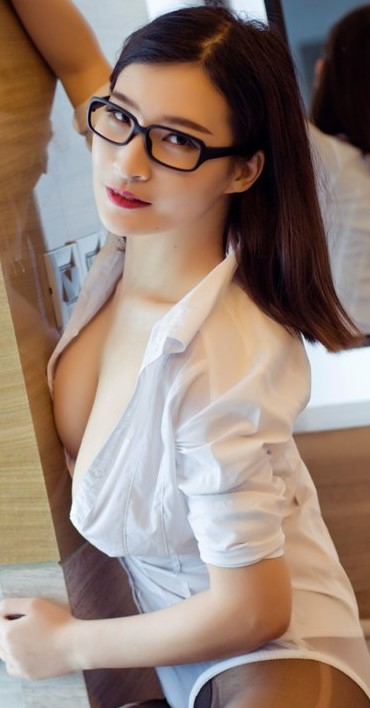
#> input picture fun_test/uires/image/girl.png, 370 x 708 px
$ python generate_icons.py ../fun_test/uires/image/girl.png
#> lines starting #> are read from the running program, lines starting #| are printed output that depends on the picture
#!/usr/bin/env python3
# -*- coding: utf-8 -*-
"""
生成Windows ICO和macOS ICNS图标文件

使用方法:
python generate_icons.py input.png

输入:
input.png - 256x256的PNG图片

输出:
- input.ico - Windows ICO图标文件
- input.icns - macOS ICNS图标文件
"""

import os
import sys
import tempfile
import subprocess
from PIL import Image

def generate_ico(input_path, output_path):
    """生成Windows ICO文件"""
#> called with input_path = '../fun_test/uires/image/girl.png', output_path = '../fun_test/uires/image/girl.ico'
    try:
        # 打开输入图片
        img = Image.open(input_path)
#> img is the input picture: PIL image 370x708 RGB; mean R, G, B 148.8, 128.4, 117.3

        # 确保图片尺寸是256x256
        if img.size != (256, 256):
            print(f"警告: 输入图片尺寸不是256x256，当前尺寸: {img.size}")
#| 警告: 输入图片尺寸不是256x256，当前尺寸: (370, 708)
            img = img.resize((256, 256), Image.Resampling.LANCZOS)
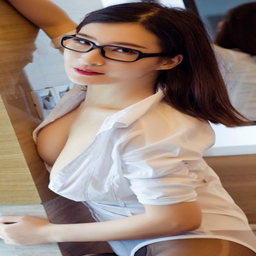
#> img: PIL image 256x256 RGB; mean R, G, B 148.8, 128.4, 117.3

        # 保存为ICO文件
        img.save(output_path, format='ICO', sizes=[(16, 16), (32, 32), (48, 48), (64, 64), (128, 128), (256, 256)])
        print(f"成功生成ICO文件: {output_path}")
        return True
    except Exception as e:
        print(f"生成ICO文件失败: {e}")
        return False

def generate_icns(input_path, output_path):
    """生成macOS ICNS文件"""
#> called with input_path = '../fun_test/uires/image/girl.png', output_path = '../fun_test/uires/image/girl.icns'
    try:
        # 创建临时目录
        with tempfile.TemporaryDirectory() as temp_dir:
            # 打开输入图片
            img = Image.open(input_path)

            # 确保图片尺寸是256x256
            if img.size != (256, 256):
                print(f"警告: 输入图片尺寸不是256x256，当前尺寸: {img.size}")
#| 警告: 输入图片尺寸不是256x256，当前尺寸: (370, 708)
                img = img.resize((256, 256), Image.Resampling.LANCZOS)

            # 生成不同尺寸的PNG图片
            sizes = [16, 32, 64, 128, 256, 512, 1024]
            for size in sizes:
                # 生成标准尺寸
                resized = img.resize((size, size), Image.Resampling.LANCZOS)
                resized.save(os.path.join(temp_dir, f"icon_{size}x{size}.png"))

                # 生成@2x尺寸
                if size <= 256:
                    resized_2x = img.resize((size*2, size*2), Image.Resampling.LANCZOS)
                    resized_2x.save(os.path.join(temp_dir, f"icon_{size}x{size}@2x.png"))
#> this loop made 7 passes
#> pass 1, in generate_icns, `resized = img.resize((size, size), Image.Resampling.LANCZOS)`:
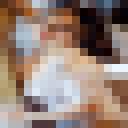
#> resized: PIL image 16x16 RGB (shown 8 times larger); mean R, G, B 148.5, 128.1, 116.9
#> pass 1, in generate_icns, `resized_2x = img.resize((size*2, size*2), Image.Resampling.LANCZOS)`:
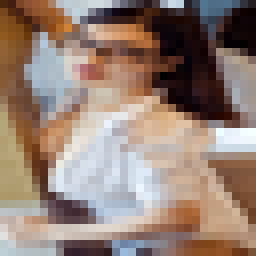
#> resized_2x: PIL image 32x32 RGB (shown 8 times larger); mean R, G, B 148.7, 128.3, 117.2
#> pass 2, in generate_icns, `resized_2x = img.resize((size*2, size*2), Image.Resampling.LANCZOS)`:
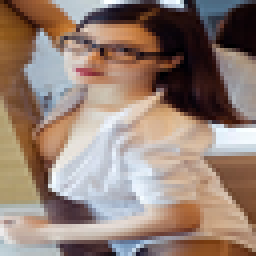
#> resized_2x: PIL image 64x64 RGB (shown 4 times larger); mean R, G, B 148.8, 128.4, 117.2
#> pass 3, in generate_icns, `resized_2x = img.resize((size*2, size*2), Image.Resampling.LANCZOS)`:
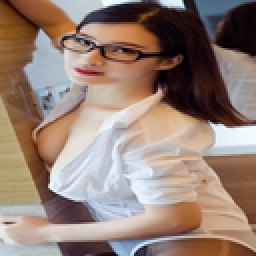
#> resized_2x: PIL image 128x128 RGB (shown 2 times larger); mean R, G, B 148.8, 128.4, 117.3

            # 使用iconutil命令生成ICNS文件 (仅在macOS上可用)
            if sys.platform == 'darwin':
                # 创建iconset目录
                iconset_dir = os.path.join(temp_dir, 'icon.iconset')
                os.makedirs(iconset_dir)

                # 复制图片到iconset目录，并重命名为iconutil期望的格式
                icon_names = {
                    16: 'icon_16x16.png',
                    32: 'icon_32x32.png',
                    64: 'icon_64x64.png',
                    128: 'icon_128x128.png',
                    256: 'icon_256x256.png',
                    512: 'icon_512x512.png',
                    1024: 'icon_1024x1024.png'
                }

                for size, name in icon_names.items():
                    src = os.path.join(temp_dir, f"icon_{size}x{size}.png")
                    dst = os.path.join(iconset_dir, name)
                    if os.path.exists(src):
                        os.rename(src, dst)

                # 处理@2x图片
                icon_names_2x = {
                    16: 'icon_16x16@2x.png',
                    32: 'icon_32x32@2x.png',
                    64: 'icon_64x64@2x.png',
                    128: 'icon_128x128@2x.png',
                    256: 'icon_256x256@2x.png'
                }

                for size, name in icon_names_2x.items():
                    src = os.path.join(temp_dir, f"icon_{size}x{size}@2x.png")
                    dst = os.path.join(iconset_dir, name)
                    if os.path.exists(src):
                        os.rename(src, dst)

                # 运行iconutil命令
                subprocess.run(['iconutil', '-c', 'icns', iconset_dir, '-o', output_path], check=True)
                print(f"成功生成ICNS文件: {output_path}")
                return True
            else:
                # 在非macOS平台上，提示用户
                print("警告: 非macOS平台，无法生成ICNS文件。请在macOS上运行此脚本以生成ICNS文件。")
                # 我们可以生成一个占位符文件，或者直接返回
                return False

    except Exception as e:
        print(f"生成ICNS文件失败: {e}")
        return False

def main():
    """主函数"""
    if len(sys.argv) != 2:
        print("使用方法: python generate_icons.py input.png")
        sys.exit(1)

    input_path = sys.argv[1]

    if not os.path.exists(input_path):
        print(f"错误: 输入文件不存在: {input_path}")
        sys.exit(1)

    if not input_path.lower().endswith('.png'):
        print("错误: 输入文件必须是PNG格式")
        sys.exit(1)

    # 获取输出文件名
    base_name = os.path.splitext(input_path)[0]
    ico_output = f"{base_name}.ico"
    icns_output = f"{base_name}.icns"

    # 生成ICO文件
    generate_ico(input_path, ico_output)

    # 生成ICNS文件
    generate_icns(input_path, icns_output)

if __name__ == "__main__":
    main()
